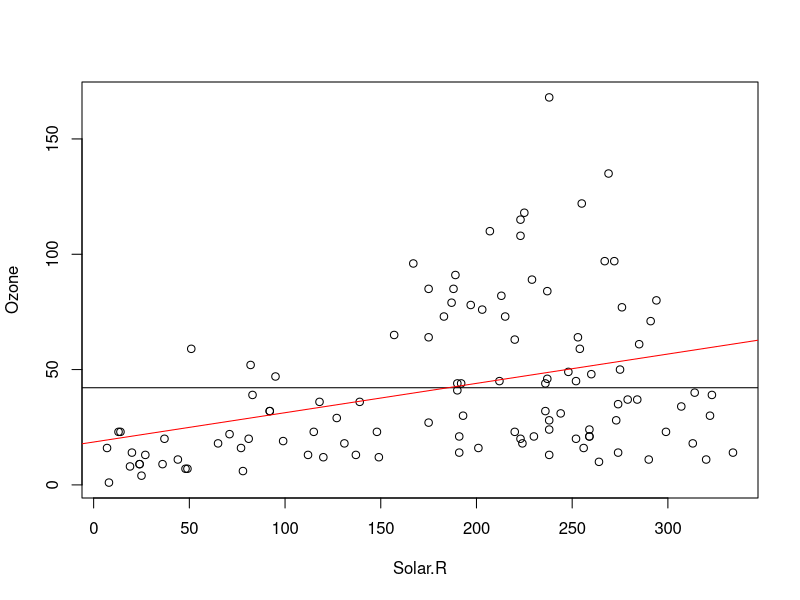
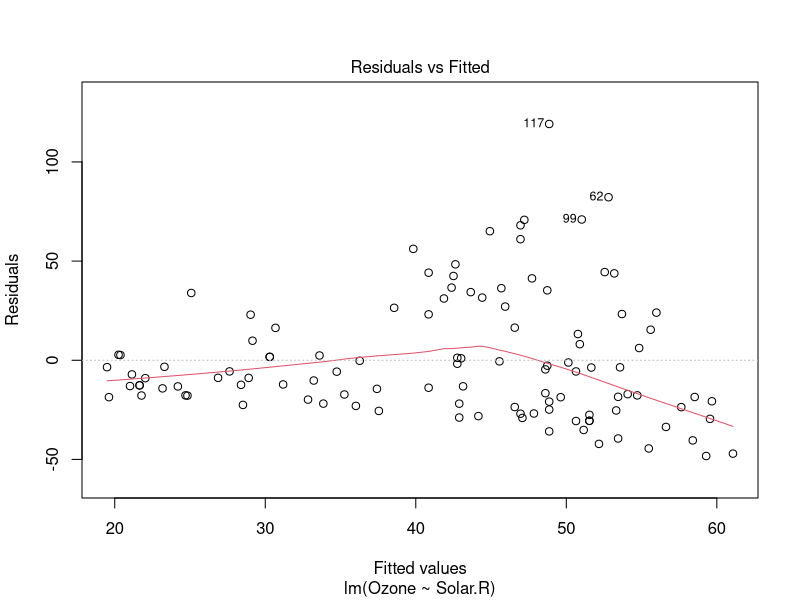
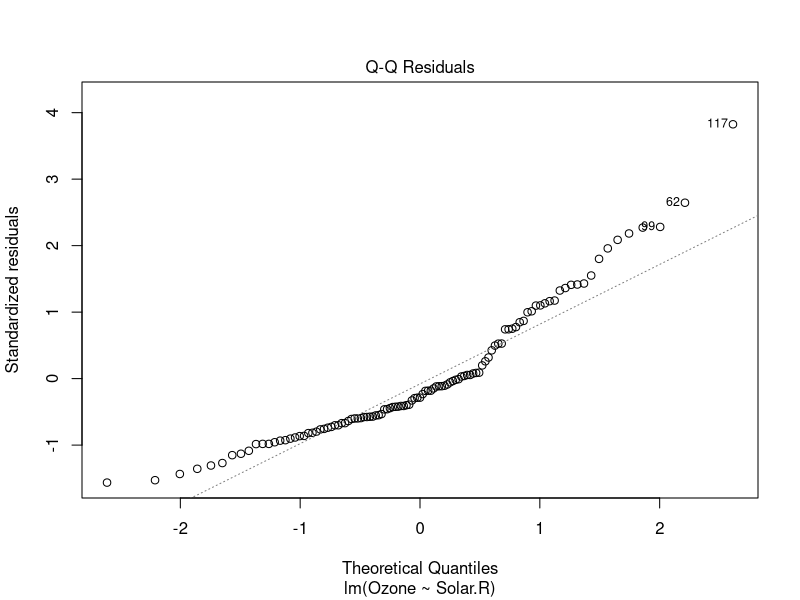
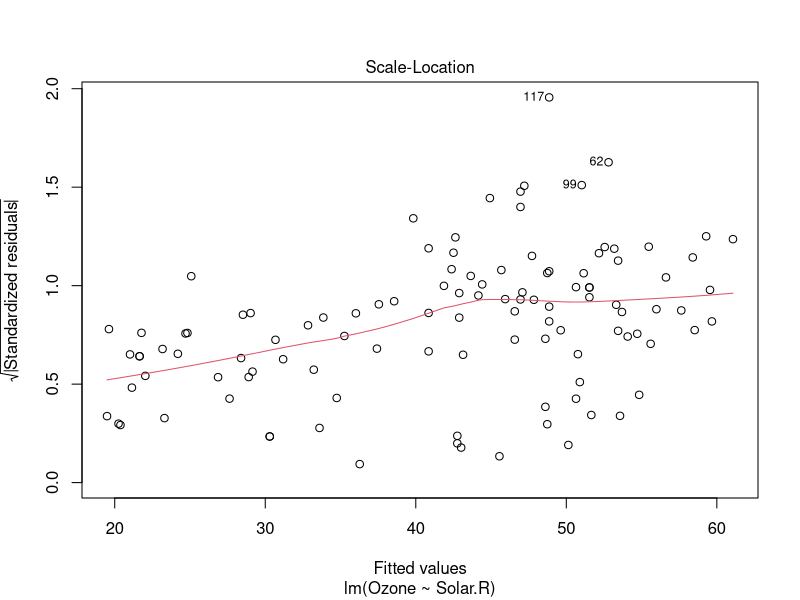
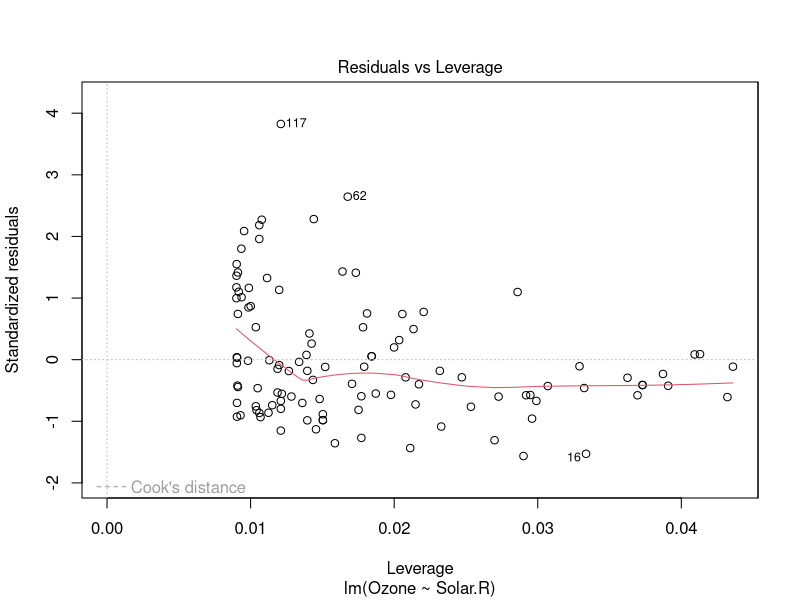

Reproduce these figures in R, in order.
data("airquality")
names(airquality)
# "Ozone"   "Solar.R" "Wind"    "Temp"    "Month"   "Day" 
plot(Ozone~Solar.R,data=airquality)
mean.Ozone<-mean(airquality$Ozone,na.rm=T)
print(mean.Ozone)
abline(h=mean.Ozone)
model1=lm(Ozone~Solar.R,data=airquality)
model1
abline(model1,col="red")
plot(model1)
summary(model1)
